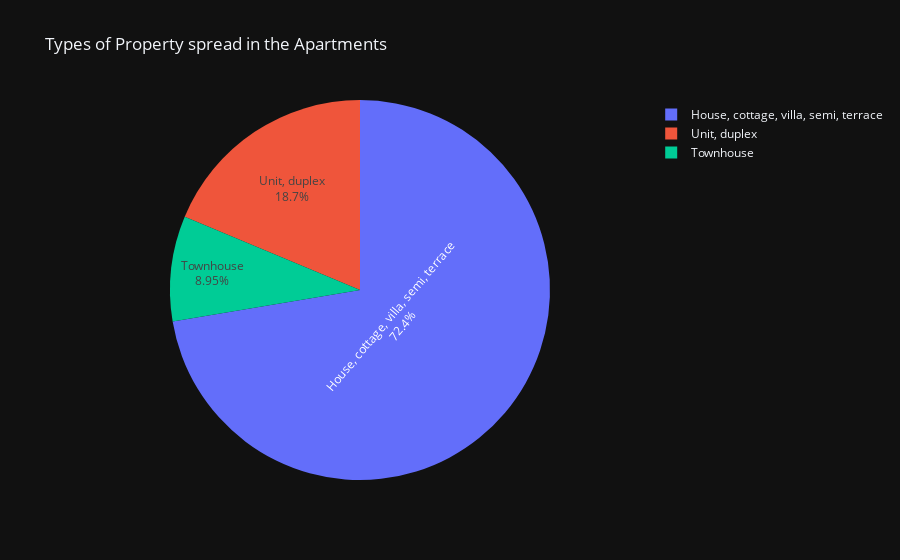

Notebook code cell kept with this figure:
### Markdown cell above
## Types of Property and Average Price

### Code cell
Types_of_property = df_cleaned['Type'].value_counts()
fig = px.pie(values = Types_of_property,
             names = ['House, cottage, villa, semi, terrace','Unit, duplex','Townhouse'],
             template = 'plotly_dark',
             title = 'Types of Property spread in the Apartments'
             ).update_traces(textinfo='label+percent')
fig.show()

### Figure 1 — Plotly figure (JSON) as saved in the notebook; plotly's stock layout.template omitted (floating-point values rounded to 4 significant figures)
{"data": [{"domain": {"x": [0, 1], "y": [0, 1]}, "hovertemplate": "label=%{label}<br>value=%{value}<extra></extra>", "labels": ["House, cottage, villa, semi, terrace", "Unit, duplex", "Townhouse"], "legendgroup": "", "name": "", "showlegend": true, "textinfo": "label+percent", "type": "pie", "values": [11024, 2849, 1364]}], "layout": {"legend": {"tracegroupgap": 0}, "title": {"text": "Types of Property spread in the Apartments"}}}
